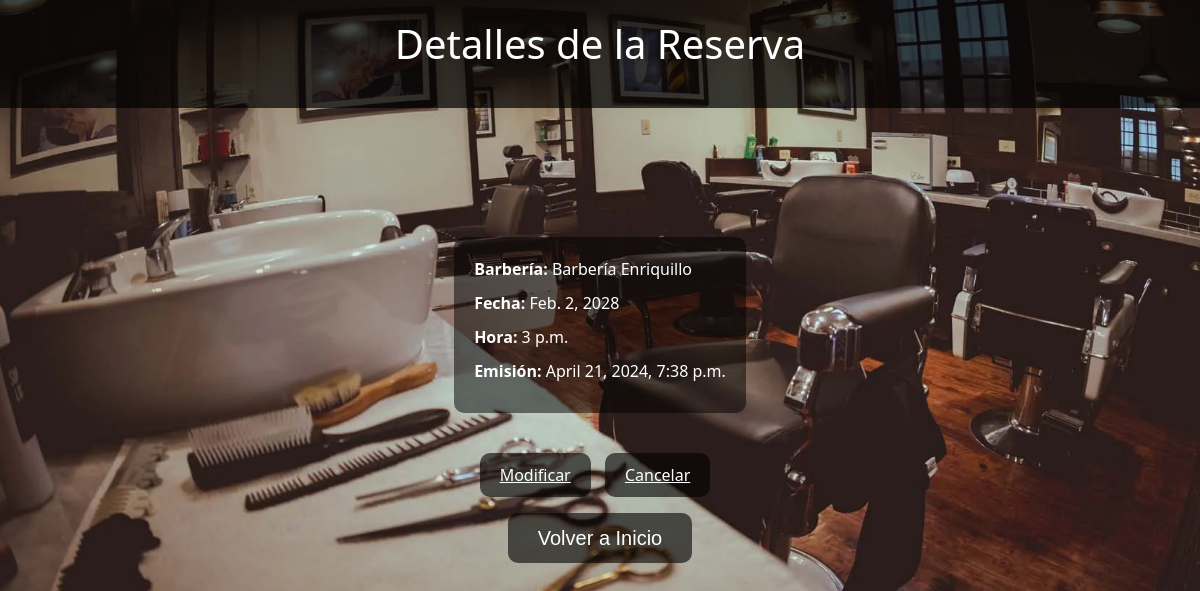
Screenshot of /appointments/6/ (signed in) with the database file from the repository.
### crm/models.py (models this page shows, shortened)
class Appointment(models.Model):
    barber_shop = models.ForeignKey(BarberShop, on_delete=models.CASCADE, default='1', related_name='appointments')
    customer = models.ForeignKey(User, on_delete=models.CASCADE)
    date = models.DateField()
    time = models.TimeField()
    issued_date = models.DateTimeField(default=timezone.now)
    is_expired = models.BooleanField(default=False)

class BarberShop(models.Model):
    name = models.CharField(max_length=100)
    opening_time = models.TimeField(default=time(8, 0)) # Por default empieza a las 8am.
    closing_time = models.TimeField(default=time(17, 0)) # Por default cierra a las 5pm.
    def __str__(self):
        return self.name

### crm/views.py (the view)
# urls.py: path('appointments/<int:appointment_id>/', appointment_detail, name='appointment_detail'),
@login_required
def appointment_detail(request, appointment_id):
    appointment = get_object_or_404(Appointment, id=appointment_id)
    in_history = False
    if appointment.date < date.today():
        in_history = True
    return render(request, 'appointment_detail.html', {'appointment': appointment})

### crm/templates/appointment_detail.html (shortened to what this page needs)
{% extends 'base.html' %}
{% block header_title %}Detalles de la Reserva{% endblock %}
{% block content %}
    <div class="appointment-details">
        <div class="details-container">
            <p><strong>Barbería:</strong> {{ appointment.barber_shop }}</p>
            <p><strong>Fecha:</strong> {{ appointment.date }}</p>
            <p><strong>Hora:</strong> {{ appointment.time }}</p>
            <p><strong>Emisión:</strong> {{ appointment.issued_date }}</p>
        </div>
        <a class="modify-button" href="{% url 'modify_appointment' appointment.id %}">Modificar</a>
        <a class="cancel-button" href="{% url 'cancel_appointment' appointment.id %}">Cancelar</a>
    </div>
{% endblock %}

### crm/static/crm/styles.css (style rules this page uses)
body { background-image: url('./images/Barberia.webp'); background-size: cover; background-position: center; height: 100vh; display: flex; flex-direction: column; align-items: center; justify-content: center; margin: 0; padding: 0; }
p { margin-bottom: 20px; color: #fff; }
.appointment-details { margin-top: 40px; text-align: center; color: #fff; }
.details-container { background-color: rgba(0, 0, 0, 0.5); border-radius: 10px; padding: 20px; margin: 0 auto 20px auto; max-width: 400px; text-align: justify; }
.details-container p { margin-bottom: 10px; }
.modify-button, .cancel-button { background-color: rgba(0, 0, 0, 0.6); color: #fff; border: none; border-radius: 10px; padding: 10px 20px; font-size: 16px; cursor: pointer; transition: background-color 0.3s; margin-top: 20px; display: inline-block; margin-right: 10px; }

### crm/templates/base.html (style rules this page uses)
body { background-image: url('../../static/crm/images/Barberia.webp'); background-size: cover; background-position: center; height: 100vh; display: flex; flex-direction: column; align-items: center; justify-content: center; }
p { margin-bottom: 20px; color: #fff; }

### rows the page displays
Appointment: barber_shop "Barbería Enriquillo", date "Feb. 2, 2028", time "3 p.m.", issued_date "April 21, 2024, 7:38 p.m."
